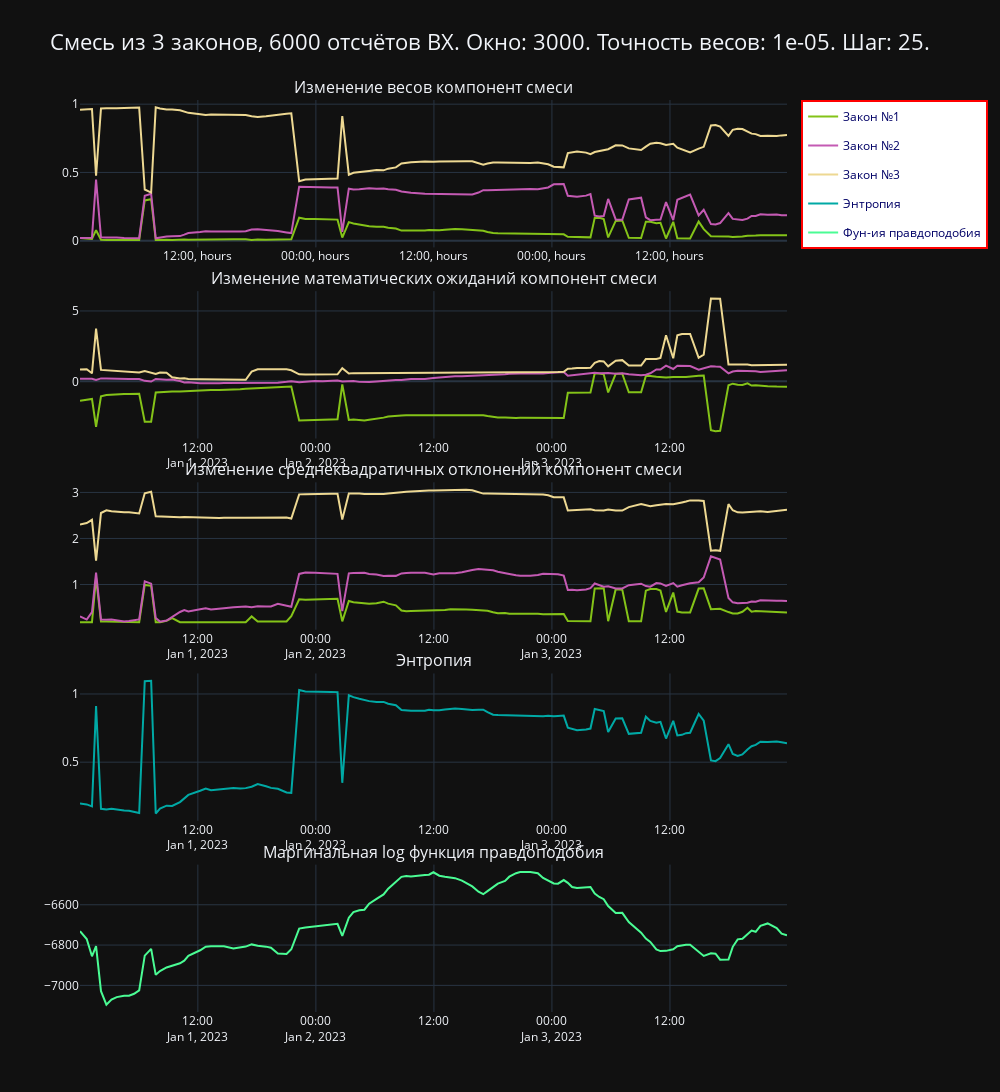

Here is the notebook cell this chart was saved with:
### Code cell
hp.construct_mixture_2Dplot(mixture3)#.write_html(f"/home/oplora/Desktop/mix3.html")
